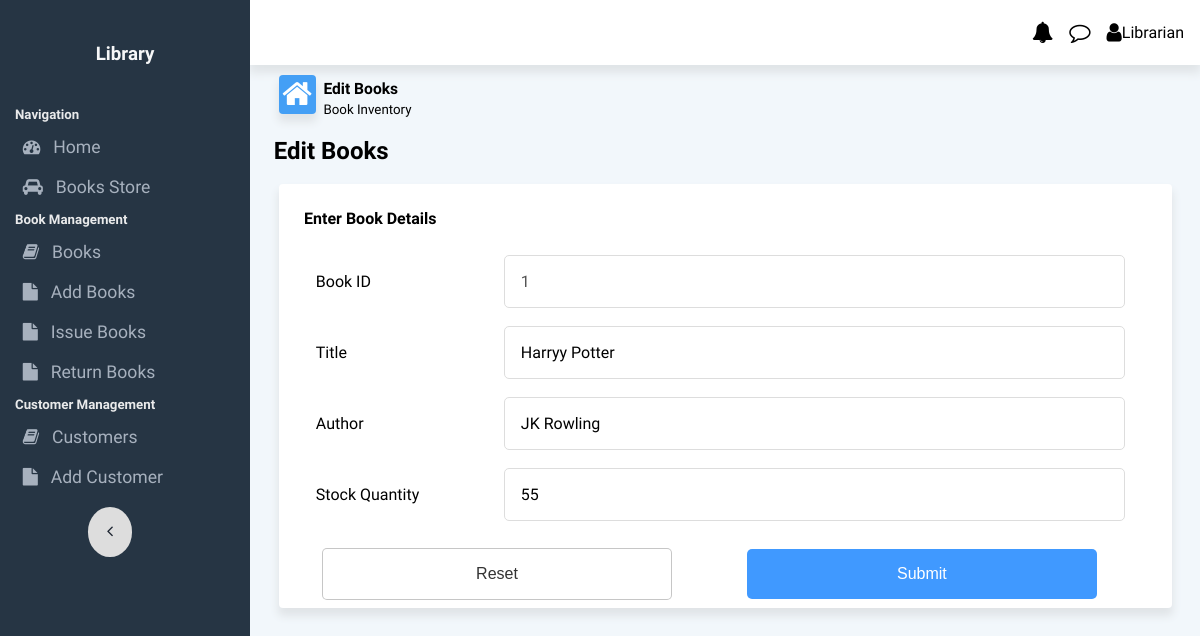
Page /books/edit/1 on the earlier database version.
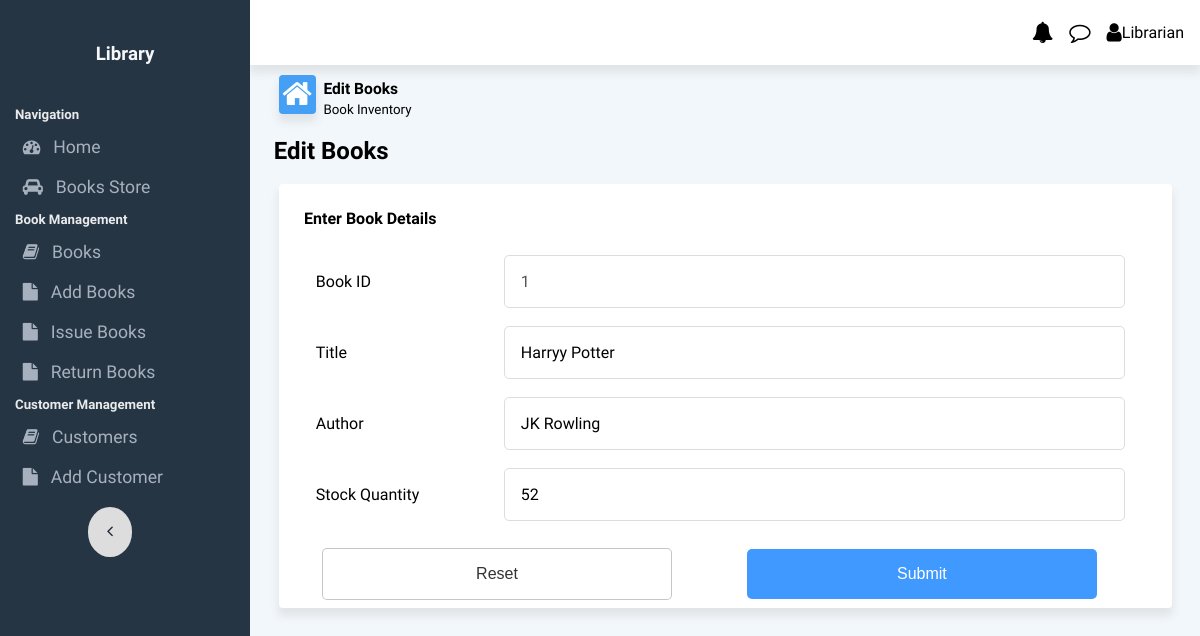
Same page on the later database version.
### app.py (models this page shows, shortened)
class Books(db.Model):
    __tablename__ = 'books'
    book_id = db.Column(db.Integer, primary_key=True, autoincrement=True)
    title = db.Column(db.String(255), nullable=False)
    authors = db.Column(db.String(255), nullable=False)
    stockQty = db.Column(db.Integer, nullable=False, default=0)
    timesIssued = db.Column(db.Integer, nullable=False, default=0)

### app.py (the view)
@app.route('/books/edit/<int:id>', methods=['GET', 'POST'])
def update_book(id):
    book = Books.query.filter_by(book_id=id).first()
    if request.method=='POST':
        title=request.form['title']
        authors=request.form['authors']
        stockQty=request.form['stockQty']
        book.title = title
        book.authors = authors
        book.stockQty = stockQty
        db.session.commit()
        return redirect('/books')
    else:
        return render_template('edit_book.html',book=book)

### templates/edit_book.html (shortened to what this page needs)
{% extends 'base.html' %}
{% block body %}
<div class="content-area">
    <div class="flexContainer" id="dashboardLineContainer">
        <div class="flex-40 dashboardLine">
            <i class="fa fa-home fa-2x" style="float: left;" id="homeIcon"></i>
            <div style="margin-bottom: 0;margin-top: 0;">
                <h3 style="margin-bottom: 0;margin-top: 2px;"><small>Edit Books</small> </h3>
                <p style="margin-bottom: 0;margin-top: 0;"><small>Book Inventory</small> </p>
            </div>
        </div>
    </div>
</div>
<h2 style="margin: 1% 2.5% 1% 2.5%;">Edit Books</h2>
<div class="cardRow2 tablecard">
    <form method="POST" action="/books/edit/{{book.book_id}}">
        <h4>Enter Book Details</h4>
        <table id="addTeacherTable">
            <tr>
                <td style="width: 20%;"><label class="formLabel">Book ID</label></td>
                <td style="width: 60%;"><input type="text" name="book_id" id="book_id" value="{{book.book_id}}" disabled aria-disabled="true"
                        class="formInput"></td>
            </tr>
            <tr>
                <td style="width: 20%;"><label class="formLabel">Title</label></td>
                <td style="width: 60%;"><input type="text" name="title" id="title" value="{{book.title}}"
                        class="formInput"></td>
            </tr>
            <tr>
                <td><label class="formLabel">Author</label></td>
                <td><input type="text" name="authors" id="authors" class="formInput" value="{{book.authors}}"></td>
            </tr>
            <tr>
                <td> <label class="formLabel">Stock Quantity</label></td>
                <td><input type="text" name="stockQty" id="stockQty" class="formInput" value="{{book.stockQty}}"></td>
            </tr>
                <td colspan="2"></td>
        </table>
        <input type="reset" class="dropbtn2" value="Reset"
            style="background-color: #fff;border: 1px solid rgba(0, 0, 0, 0.225);color: #333;">
        <input type="submit" class="dropbtn2" value="Submit">
    </form>
</div>
{% endblock %}

Differences in the rows shown:
changed Books "Harryy Potter": stockQty "55" → "52"
